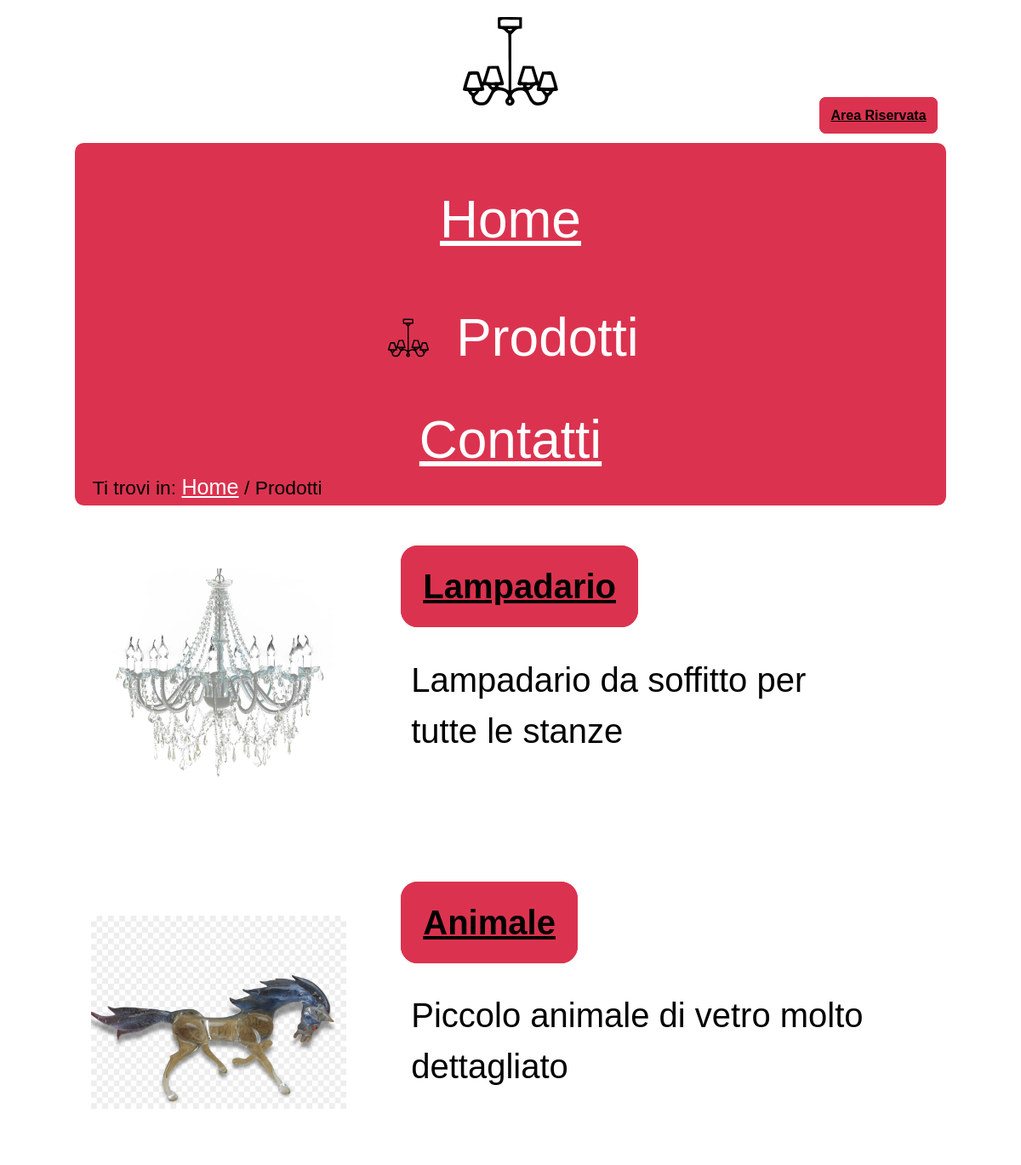
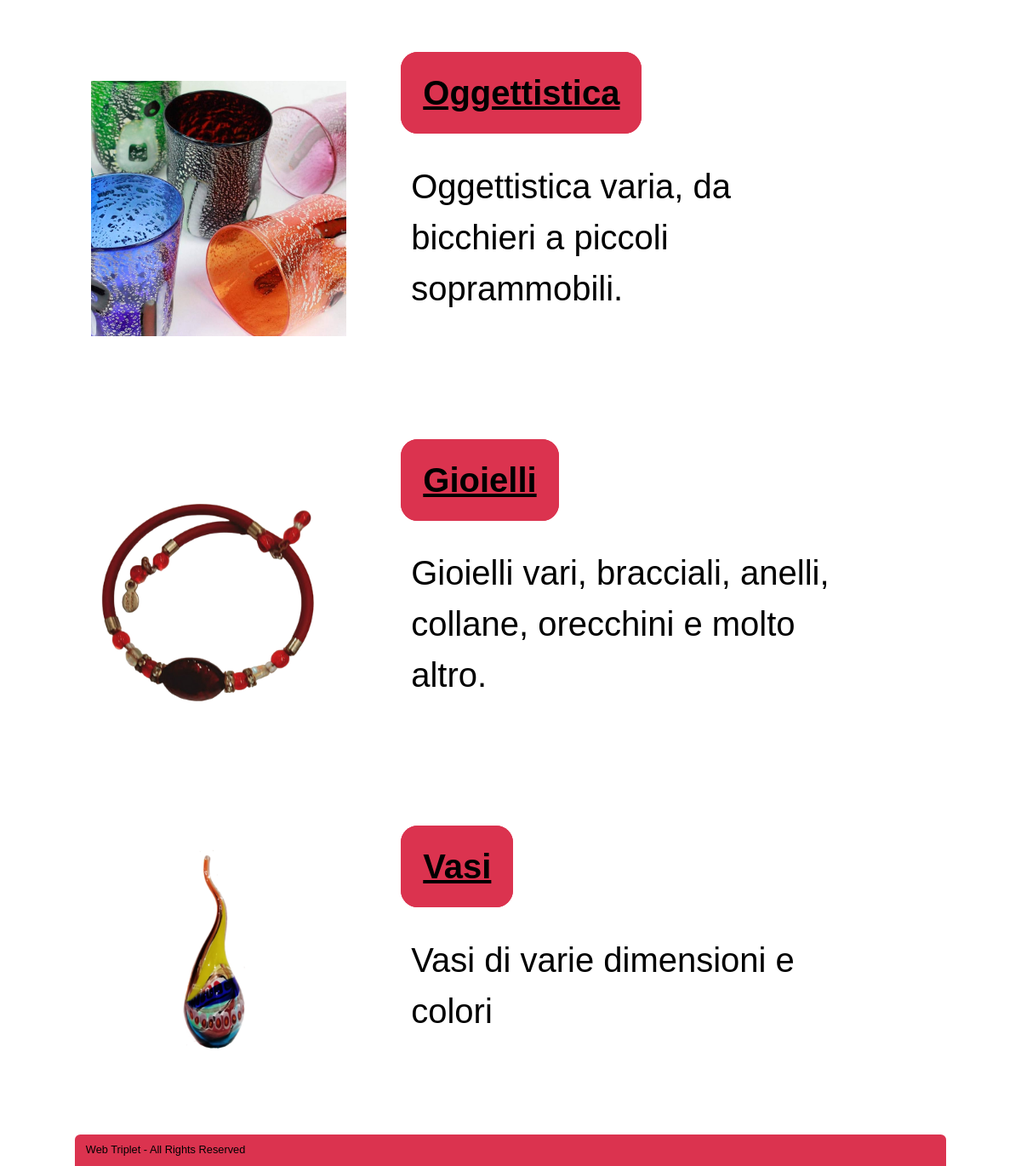
The page /categorie.php on the database its author committed (2 pictures, top to bottom).
### tables this page shows
CREATE TABLE IF NOT EXISTS `categoria` (
  `id_categoria` int(100) NOT NULL AUTO_INCREMENT,
  `Nome` varchar(100) NOT NULL,
  `Descrizione` varchar(500) DEFAULT NULL,
  UNIQUE KEY `id_categoria` (`id_categoria`)
);

CREATE TABLE IF NOT EXISTS `immagini` (
  `id_prodotto` int(100) NOT NULL,
  `id_categoria` int(100) NOT NULL,
  `path` varchar(500) NOT NULL,
  `alt_img` text DEFAULT NULL,
  UNIQUE KEY `path` (`path`),
  KEY `id_prodotto` (`id_prodotto`,`id_categoria`)
);

### PHP/connessione2.php (called while the page is built, shortened)
<?php
class DBAccess
{
    private static function startConnection()
    {
        try {
            return new mysqli(DBAccess::HOST_DB, DBAccess::USERNAME, DBAccess::PASSWORD, DBAccess::DATABASE_NAME);
        } catch (Exception $e) {
            http_response_code(500);
            if(isset($_SESSION["ruolo"])) {
                if($_SESSION["ruolo"] == "user") {
                    echo file_get_contents(dirname(__FILE__) . "/../HTML/500Utente.html");
                } elseif($_SESSION["ruolo"] == "admin") {
                    echo file_get_contents(dirname(__FILE__) . "/../HTML/500Amministratore.html");
                }
            } else {
                echo file_get_contents(dirname(__FILE__) . "/../HTML/500Semplice.html");
            }
            die();
        }
    }
    public static function dbQuery($query, ...$parametri)
    {
        $connection = self::startConnection();
        $stmt = $connection->prepare($query);
        $stmt->execute();
        $queryResult = $stmt->get_result();
        $select = false;
        if (strpos($query, "SELECT") === 0) {
            $select = true;
        }
        if ($select) {
            $result = array();
            while ($row = mysqli_fetch_assoc($queryResult)) {
                array_push($result, $row);
            }
            if (empty($result)) {
                return null;
            } else {
                return $result;
            }
        } else {
            $connection->close();
            return true;
        }
    }
}
?>

### categorie.php (the view, shortened to what this page needs)
<?php
require_once "PHP/class.php";
$replace = "";
$keywords = "";
if (!isset($_GET["cat"])) {
    if (isset($_SESSION["username"])) {
        $template = Access::getHeader("Prodotti", "Lista delle categorie presenti nel nostro catalogo di oggetti.", "Categorie, Prodotti, Oggettistica di vetro, ".$keywords, $_SESSION["ruolo"]);
    } else {
        $template = Access::getHeader("Prodotti", "Lista delle categorie presenti nel nostro catalogo di oggetti.", "Categorie, Prodotti, Oggettistica di vetro, ".$keywords);
    }
    $template .= file_get_contents('HTML/categorie.html');
    $result = Access::getCategories();
    $ElencoCateg = "";
    if($result){
        for ($i = 0; $i < count($result); $i++) {
            $ElencoCateg .= '<div class="conteg-container" role="group" aria-label="Categoria"><div class="img-categ"><img src="'. $result[$i]["path"] . '" alt="' . $result[$i]["alt_img"] . '" width="300" height="300"/></div>
            <div class="text-container"><div class="link-class"><a href="categorie.php?cat=' . $result[$i]['id_categoria'] . '">' . $result[$i]['Nome'] . '</a></div>
            <div class="desc-categ">' . $result[$i]['Descrizione'] . '</div></div></div>';
        }
    }
    else
    {
        $ElencoCateg='<div id="wish-error" role="alert">Al momento non sono disponibili prodotti!</div>';
    }
    $replace = array("" => $ElencoCateg);
}
foreach ($replace as $key => $value) {
    $HTMLPage = str_replace($key, $value, $template);
}
echo $HTMLPage;
?>

### CSS/style.css (style rules this page uses)
* { padding: 0em; margin: 0em; }
:root { --visitedcolor: #000000; --linkcolor: #FFFFFF; --bgfuncolor: #DB334F; --bgcolor: #FFFFFF; --txtcolor: #000000; --shadowcolor: #d2d2d2; }
html, body { font-size: 100%; font-family: "Verdana", sans-serif; line-height: 1.5em; background-color: var(--bgcolor); color: var(--txtcolor); margin: auto; }
body { max-width: 1024px; }
h1,h2 { text-align: center; }
#nomemenu h1 { background-image: url('../img/logo_vetrina.svg'); background-repeat: no-repeat; background-position: center; background-size: contain; text-indent: -9999px; line-height: 1.5em; font-size: 6em; }
#riservata { text-align: right; }
#box { background-color: var(--bgfuncolor); padding: 0.3em 1em 0.1em 1.0em; border-radius: 0.5em 0.5em 0.5em 0.5em; font-size: 1.3em; }
#menu { text-align: center; }
#menu ul { list-style-type: none; display: inline-block; text-align: left; }
#menu ul li { margin-top: 1em; text-align: center; }
a { background-color: var(--bgfuncolor); }
a:link { color: var(--linkcolor); }
#box a { background-color: var(--bgfuncolor); font-size: 1.3em; }
#box a:link { color: var(--linkcolor); font-size: 1.3em; }
#currentLink { color: var(--linkcolor); background-image: url("../img/logo_vetrina.svg"); background-size: 1.0em; background-position: left center; background-repeat: no-repeat; padding-left: 1.4em; font-size: 1.3em; }
@media (max-aspect-ratio: 1/1.7) { #menu { font-size: 2.3em; } }
@media (max-aspect-ratio: 1/1.7) { #menu ul { line-height: 1.5em; } }
#breadcrumb { background-color: var(--bgfuncolor); padding: 0.1em 0em 0.3em 0em; border-radius: 0px 0px 0.5em 0.5em; font-size: 1.1em; }
#footer { font-size: 0.8em; background-color: var(--bgfuncolor); padding: 0.5em 1em 0.5em 1em; border-radius: 0.5em 0.5em 0em 0em; }
.conteg-container { display: flex; align-items: center; text-align: left; margin: 1em; }
.img-categ img { max-width: 300px; width: auto; height: auto; margin: 1%; }
.link-class a { color: var(--visitedcolor); border-radius: 0.5em; font-weight: bold; font-size: 2.5em; border: 0.5em solid var(--bgfuncolor); padding:1%; margin: 3%; }
.text-container { display: flex; flex-direction: column; flex-grow: 1; height: auto; width: auto; margin: 5%; line-height: 1.5; }
.desc-categ { width: auto; height: 100%; margin:0.5em; font-size: 2.5em; margin-left: auto; margin-right: auto; padding: 5%; }
#riservata a { color: var(--visitedcolor); font-weight: bold; font-size: 1em; line-height: 1.5; border: 0.2em solid var(--bgfuncolor); border-radius: 0.5em; padding:1%; margin: 1%; position:relative; bottom: 20px; }

### rows shown on the page
categoria: immagini.path (picture), Nome "Lampadario", Descrizione "Lampadario da soffitto per tutte le stanze"
categoria: immagini.path (picture), Nome "Animale", Descrizione "Piccolo animale di vetro molto dettagliato"
categoria: immagini.path (picture), Nome "Oggettistica", Descrizione "Oggettistica varia, da bicchieri a piccoli soprammobili."
categoria: immagini.path (picture), Nome "Gioielli", Descrizione "Gioielli vari, bracciali, anelli, collane, orecchini e molto altro."
categoria: immagini.path (picture), Nome "Vasi", Descrizione "Vasi di varie dimensioni e colori"

### other values the page prints
$title "Prodotti"
$HTMLPage "Web Triplet - All Rights Reserved"
